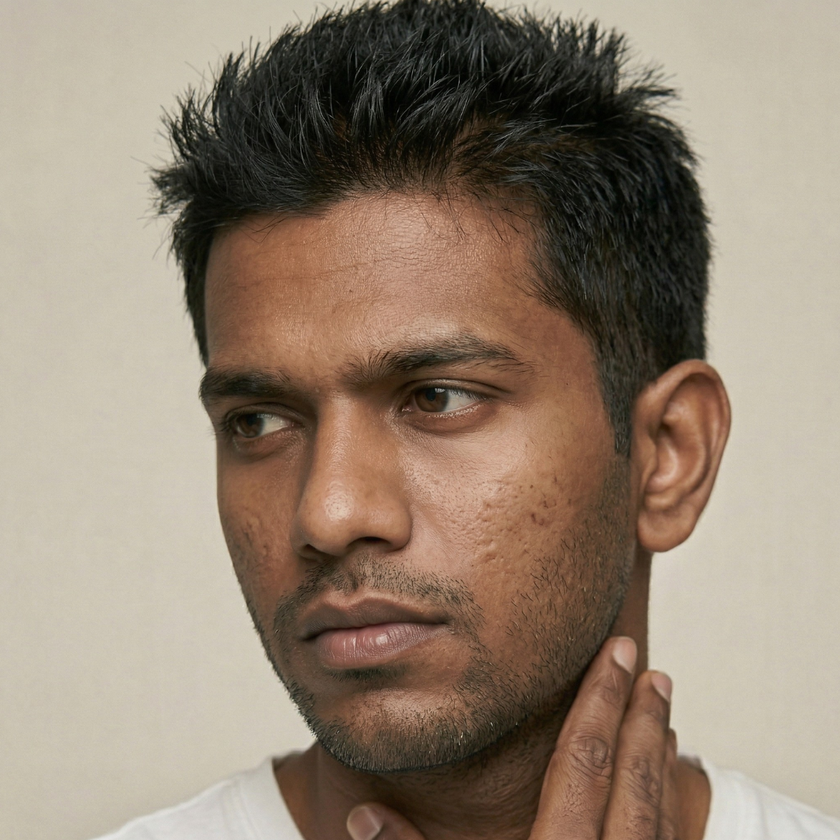
#> input picture Filters/Hair concerns/Brittleness.png, 840 x 840 px, shrunk from 1080 x 1080 before the run
$ python -i preprocessing.py   (imports and definitions only)   (older library calls are emulated)
#> lines starting #> are read from the running program, lines starting #| are printed output that depends on the picture; after the words box and inside, x2 and y2 are one past the last pixel; in counts of white or black regions, pixels touching at a corner belong together
#> further down, picture is the input picture: shape (840, 840, 3); mean B, G, R 113.4, 130.4, 146.5
"""
Preprocessing pipeline for ensemble skin analysis.

- Face detection, alignment, quality checks.
- When data is available: add labelling hooks, segmentation masks, and dataset builders here.
"""

from typing import Optional, Tuple
import cv2
import numpy as np


class PreprocessingPipeline:
    """
    Face detection, alignment, and quality assessment.
    Extend with labelling/segmentation when labeled data is available.
    """

    def __init__(self):
        self.face_cascade = cv2.CascadeClassifier(
            cv2.data.haarcascades + "haarcascade_frontalface_default.xml"
        )

    def run(
        self, image: np.ndarray
    ) -> Tuple[Optional[np.ndarray], Optional[np.ndarray], dict]:
        """
        Run full preprocessing: detect face, crop/align, build mask, quality metrics.

        Returns:
            face_region: Cropped/aligned face image, or None if no face.
            mask: Binary mask for skin region (same size as face_region), or None.
            quality_info: Dict with keys like 'blur_score', 'brightness', 'face_detected'.
        """
        face_region, mask = self.detect_and_mask_face(image)
        if face_region is None:
            return None, None, {"face_detected": False}

        quality_info = self.assess_quality(face_region, mask)
        quality_info["face_detected"] = True
        return face_region, mask, quality_info

    def detect_and_mask_face(
        self, image: np.ndarray
    ) -> Tuple[Optional[np.ndarray], Optional[np.ndarray]]:
        """
        Detect largest face, return cropped region and a binary mask of the face area.
        """
        gray = cv2.cvtColor(image, cv2.COLOR_BGR2GRAY)
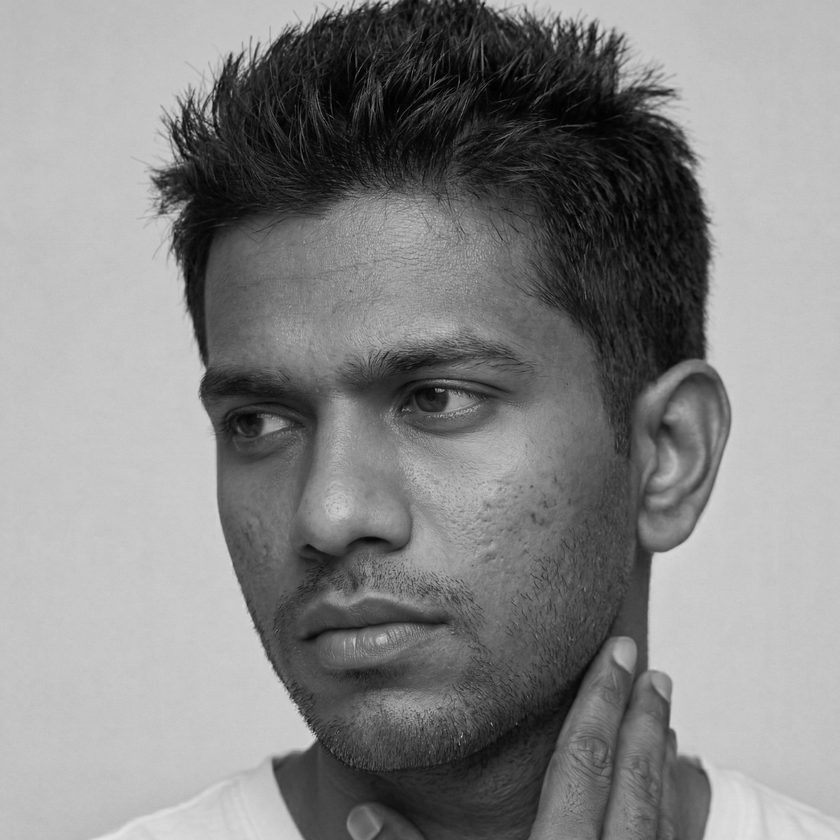
#> gray: shape (840, 840); min 0, max 229, mean 133.2
        faces = self.face_cascade.detectMultiScale(
            gray, scaleFactor=1.1, minNeighbors=5, minSize=(60, 60)
        )
#> faces = [[109, 208, 511, 511]]
        if len(faces) == 0:
            return None, None

        x, y, w, h = max(faces, key=lambda r: r[2] * r[3])
#> x = 109; y = 208; w = 511; h = 511
        # Slight padding
        pad = int(0.1 * max(w, h))
#> pad = 51
        y1 = max(0, y - pad)
#> y1 = 157
        x1 = max(0, x - pad)
#> x1 = 58
        y2 = min(image.shape[0], y + h + pad)
#> y2 = 770
        x2 = min(image.shape[1], x + w + pad)
#> x2 = 671
        face_region = image[y1:y2, x1:x2]
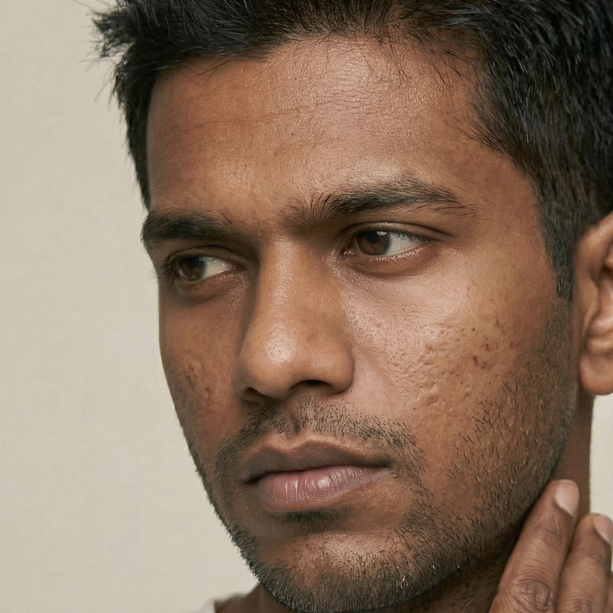
#> face_region: shape (613, 613, 3); mean B, G, R 95.6, 114.4, 137.5

        # Ellipse mask roughly for face
        mask = np.zeros((face_region.shape[0], face_region.shape[1]), dtype=np.float32)
        cx, cy = face_region.shape[1] // 2, face_region.shape[0] // 2
#> cx = 306; cy = 306
        axes = (int(face_region.shape[1] * 0.48), int(face_region.shape[0] * 0.55))
#> axes = (294, 337)
        cv2.ellipse(mask, (cx, cy), axes, 0, 0, 360, 1.0, -1)
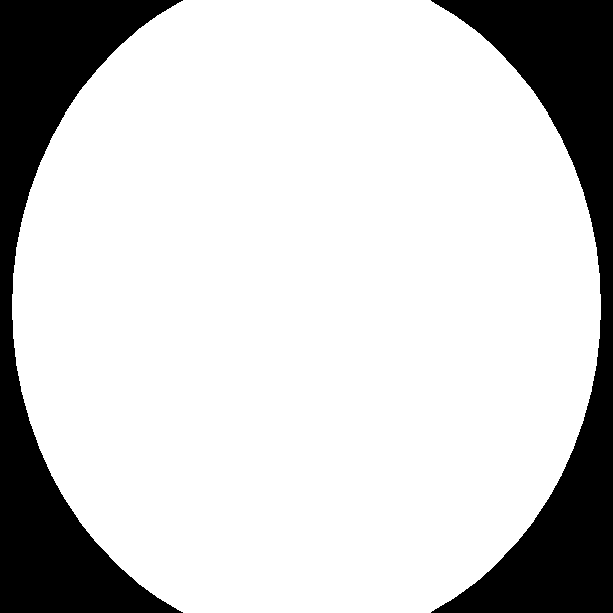
#> mask: shape (613, 613) float32; values 0 (black) and 1 (white), 80.3% white; 2 black regions, box (x1, y1, x2, y2) and area: (431, 0, 613, 613) 37080, (0, 0, 183, 613) 37073
        return face_region, mask

    def assess_quality(
        self, face_region: np.ndarray, mask: Optional[np.ndarray]
    ) -> dict:
        """Blur and brightness metrics. Used to reject low-quality inputs or weight results."""
        gray = cv2.cvtColor(face_region, cv2.COLOR_BGR2GRAY)
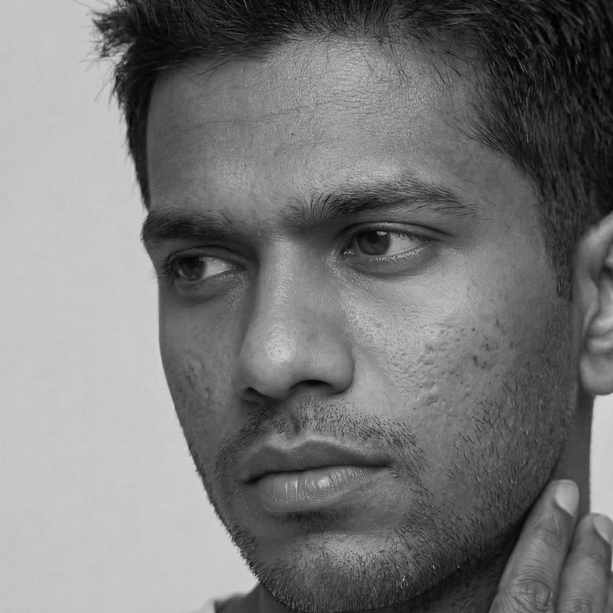
#> gray: shape (613, 613); min 0, max 216, mean 119.1
        region = gray[mask > 0] if mask is not None else gray.ravel()
        laplacian_var = float(cv2.Laplacian(gray, cv2.CV_64F).var())
#> laplacian_var = 335.6
        brightness = float(np.mean(region))
#> brightness = 116.6
        return {
            "blur_score": laplacian_var,
            "brightness": brightness,
            "reject_for_blur": laplacian_var < 50,
        }

    def sharpen_image(self, image: np.ndarray) -> np.ndarray:
        """Light sharpening for classical CV pipeline."""
        kernel = np.array([[-1, -1, -1], [-1, 9, -1], [-1, -1, -1]], dtype=np.float32)
        return cv2.filter2D(image, -1, kernel)

>>> import cv2
>>> picture = cv2.imread('../../../../../Filters/Hair concerns/Brittleness.png')
>>> result = PreprocessingPipeline().run(picture)
#> in run, `quality_info = self.assess_quality(face_region, mask)`: quality_info = {'blur_score': 335.6, 'brightness': 116.6, 'reject_for_blur': False}

$ run again, on Filters/Hair concerns/Colour Fade.png
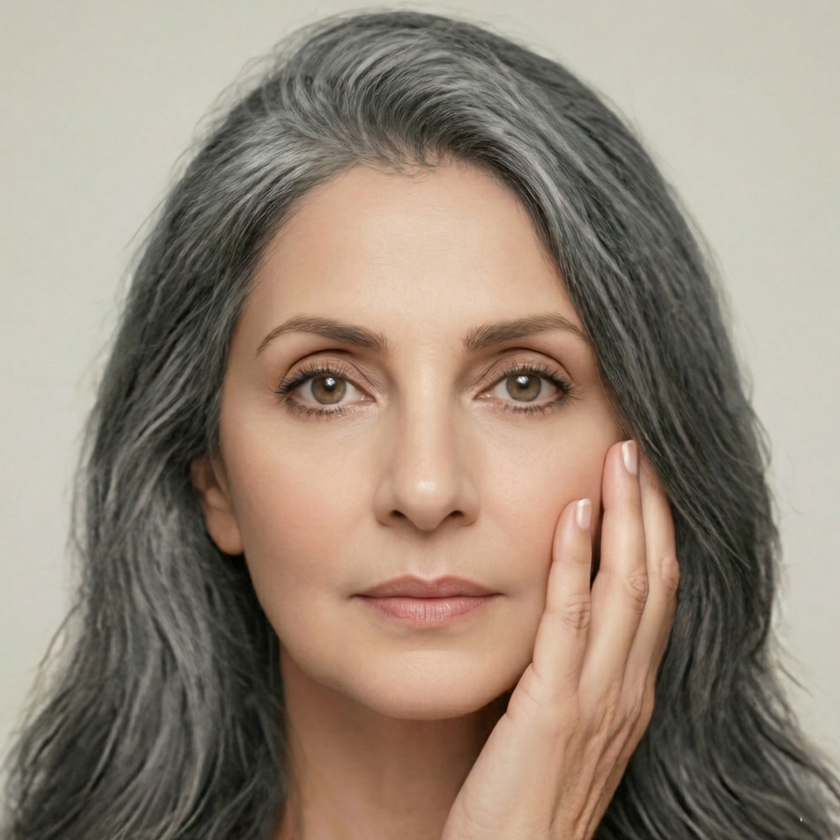
#> input picture Filters/Hair concerns/Colour Fade.png, 840 x 840 px, shrunk from 1080 x 1080 before the run
#> picture is the input picture: shape (840, 840, 3); mean B, G, R 121, 135.9, 150.6
#> faces = [[175, 190, 506, 506]]
#> x = 175; y = 190; w = 506
#> pad = 50
#> y1 = 140
#> x1 = 125
#> y2 = 746
#> x2 = 731
#> in detect_and_mask_face, `cv2.ellipse(mask, (cx, cy), axes, 0, 0, 360, 1.0, -1)`:
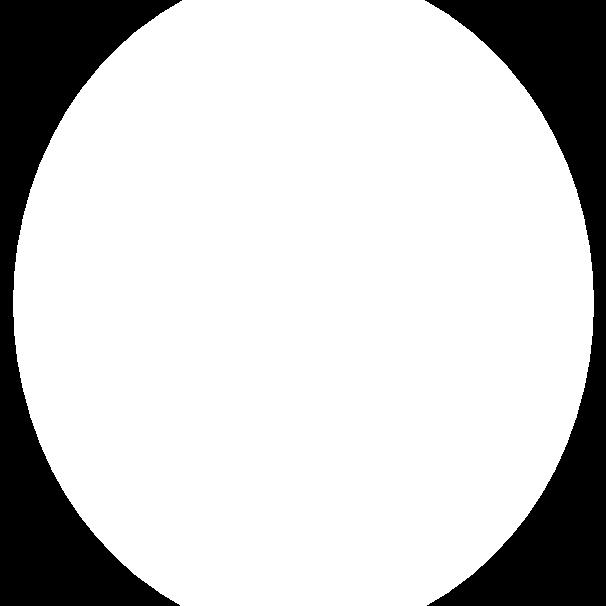
#> mask: shape (606, 606) float32; values 0 (black) and 1 (white), 80.1% white; 2 black regions, box (x1, y1, x2, y2) and area: (0, 0, 182, 606) 36902, (425, 0, 606, 606) 36278
#> in assess_quality, `gray = cv2.cvtColor(face_region, cv2.COLOR_BGR2GRAY)`:
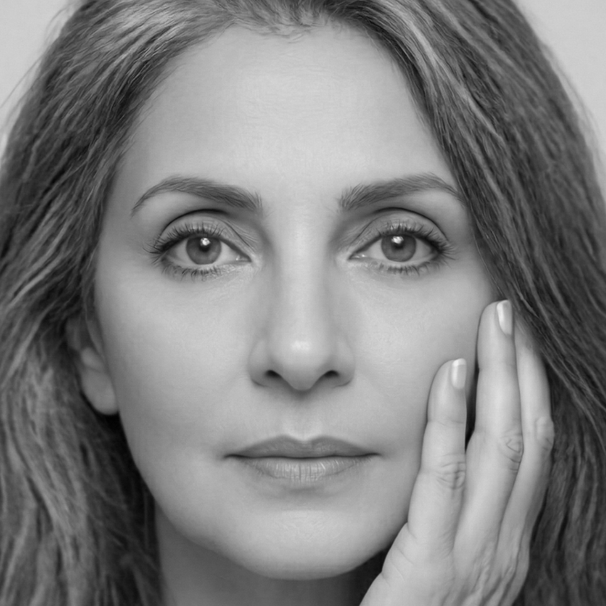
#> gray: shape (606, 606); min 1, max 240, mean 126.5
#> laplacian_var = 115.9
#> brightness = 132.2
#> quality_info = {'blur_score': 115.9, 'brightness': 132.2, 'reject_for_blur': False}

$ run again, on Filters/Hair concerns/Damage.png
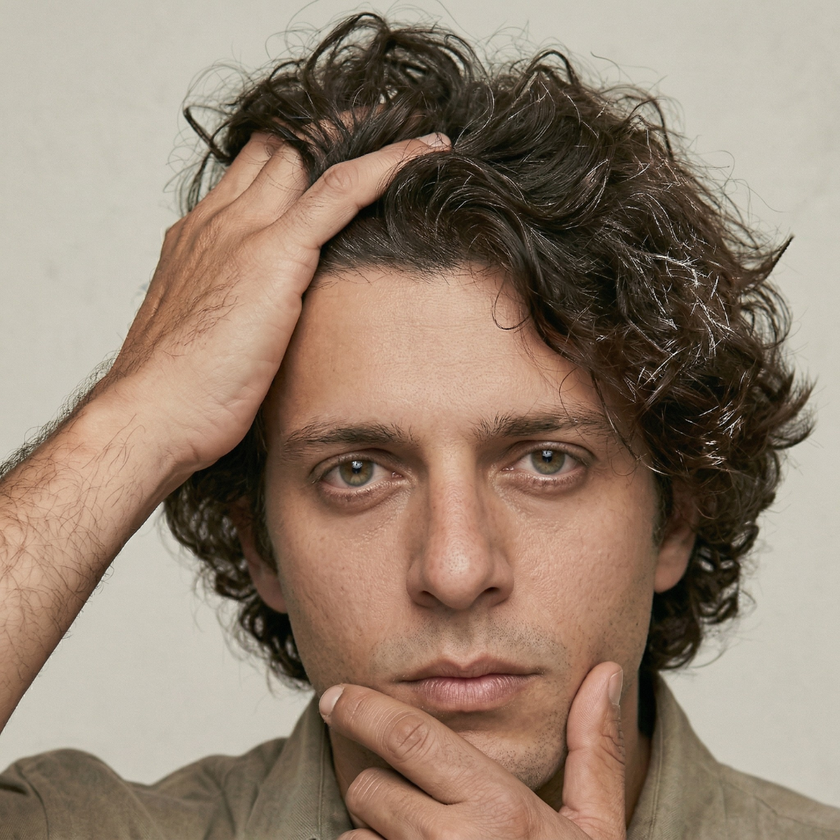
#> input picture Filters/Hair concerns/Damage.png, 840 x 840 px, shrunk from 1080 x 1080 before the run
#> picture is the input picture: shape (840, 840, 3); mean B, G, R 112.5, 129.5, 148.7
#> faces = [[229, 298, 451, 451]]
#> x = 229; y = 298; w = 451
#> pad = 45
#> y1 = 253
#> x1 = 184
#> y2 = 794
#> x2 = 725
#> in detect_and_mask_face, `cv2.ellipse(mask, (cx, cy), axes, 0, 0, 360, 1.0, -1)`:
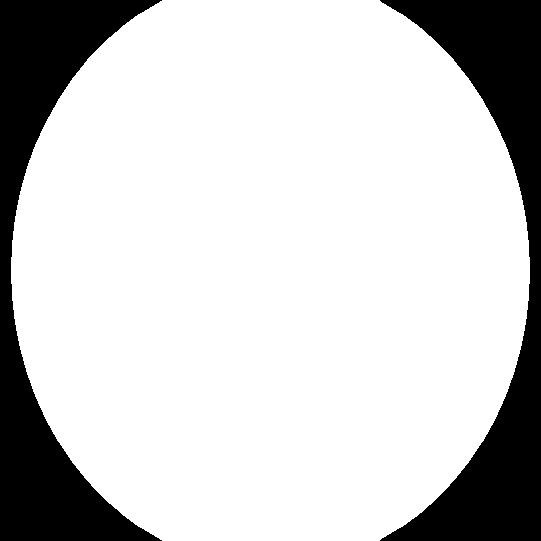
#> mask: shape (541, 541) float32; values 0 (black) and 1 (white), 80.1% white; 2 black regions, box (x1, y1, x2, y2) and area: (0, 0, 162, 541) 29106, (380, 0, 541, 541) 29092
#> in assess_quality, `gray = cv2.cvtColor(face_region, cv2.COLOR_BGR2GRAY)`:
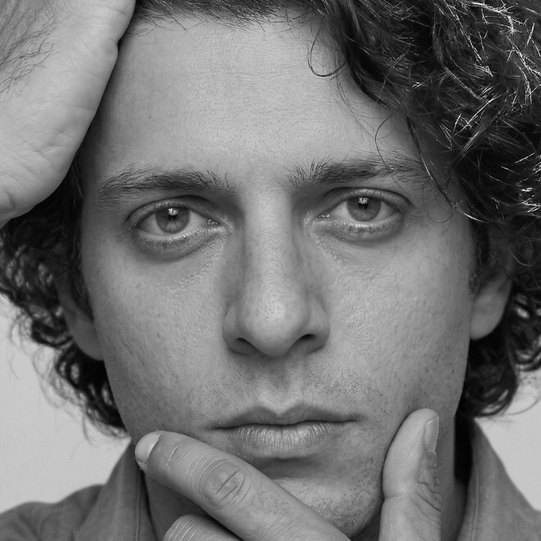
#> gray: shape (541, 541); min 0, max 252, mean 113.4
#> laplacian_var = 645.9
#> brightness = 111.7
#> quality_info = {'blur_score': 645.9, 'brightness': 111.7, 'reject_for_blur': False}

$ run again, on Filters/Hair concerns/Dandruff.png
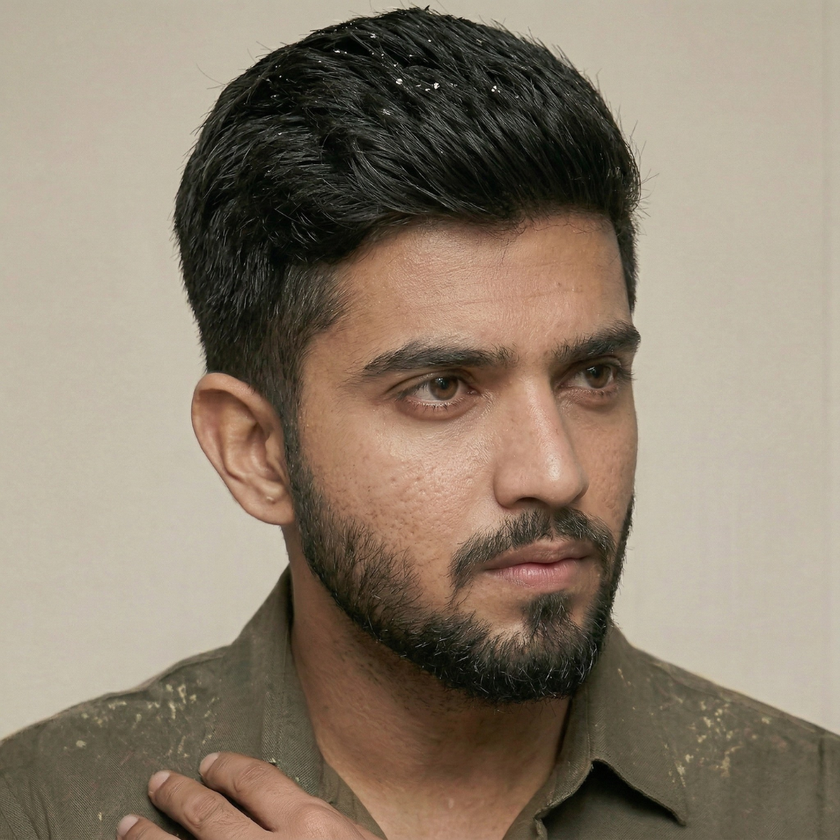
#> input picture Filters/Hair concerns/Dandruff.png, 840 x 840 px, shrunk from 1080 x 1080 before the run
#> picture is the input picture: shape (840, 840, 3); mean B, G, R 110, 127.1, 140.7
#> faces = [[300, 235, 389, 389]]
#> x = 300; y = 235; w = 389
#> pad = 38
#> y1 = 197
#> x1 = 262
#> y2 = 662
#> x2 = 727
#> in detect_and_mask_face, `cv2.ellipse(mask, (cx, cy), axes, 0, 0, 360, 1.0, -1)`:
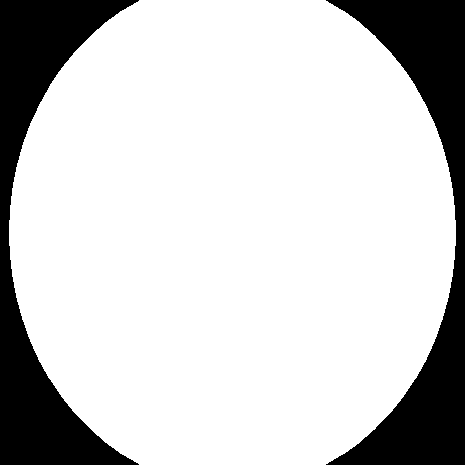
#> mask: shape (465, 465) float32; values 0 (black) and 1 (white), 80.2% white; 2 black regions, box (x1, y1, x2, y2) and area: (0, 0, 139, 465) 21409, (326, 0, 465, 465) 21391
#> in assess_quality, `gray = cv2.cvtColor(face_region, cv2.COLOR_BGR2GRAY)`:
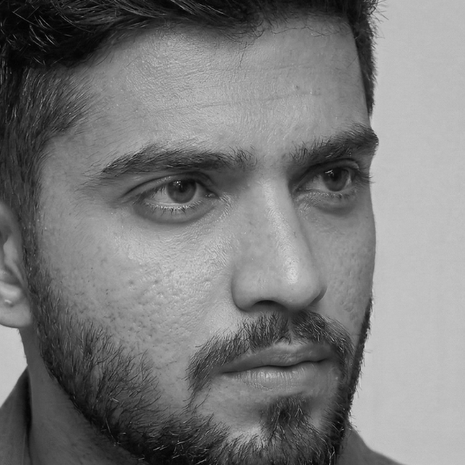
#> gray: shape (465, 465); min 0, max 218, mean 120.9
#> laplacian_var = 528.2
#> brightness = 121.1
#> quality_info = {'blur_score': 528.2, 'brightness': 121.1, 'reject_for_blur': False}
